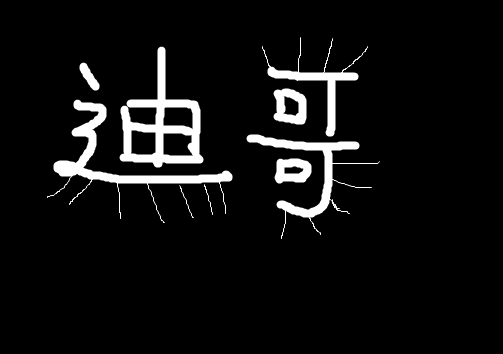
#> input picture base_point/01_Picture/05_Dige.png, 503 x 354 px
$ jupyter execute '13_开运算与闭运算.ipynb'   (shell and % lines are left out)
#> lines starting #> are read from the running program, lines starting #| are printed output that depends on the picture; after the words box and inside, x2 and y2 are one past the last pixel; in counts of white or black regions, pixels touching at a corner belong together
# 开运算与闭运算

# 1. 开运算

[cell 1]
import cv2 #opencv的缩写为cv2
import matplotlib.pyplot as plt # matplotlib库用于绘图展示
import numpy as np   # numpy数值计算工具包

# 魔法指令，直接展示图，Jupyter notebook特有

[cell 2]
# 开：先腐蚀，再膨胀
img = cv2.imread('01_Picture/05_Dige.png')
#> img is the input picture: shape (354, 503, 3); min 0, max 255, mean 15.9

kernel = np.ones((5,5),np.uint8)
opening = cv2.morphologyEx(img,cv2.MORPH_OPEN,kernel)

cv2.imshow('opening',opening)
cv2.waitKey(0)
cv2.destroyAllWindows()

# 2. 闭运算

[cell 3]
# 闭：先膨胀，再腐蚀
img = cv2.imread('01_Picture/05_Dige.png')

kernel = np.ones((5,5),np.uint8)
closing = cv2.morphologyEx(img,cv2.MORPH_CLOSE,kernel)

cv2.imshow('closing',closing)
cv2.waitKey(0)
cv2.destroyAllWindows()

# 3. 梯度运算

[cell 4]
# 梯度 = 腐蚀-膨胀
pie = cv2.imread('01_Picture/06_pie.png')
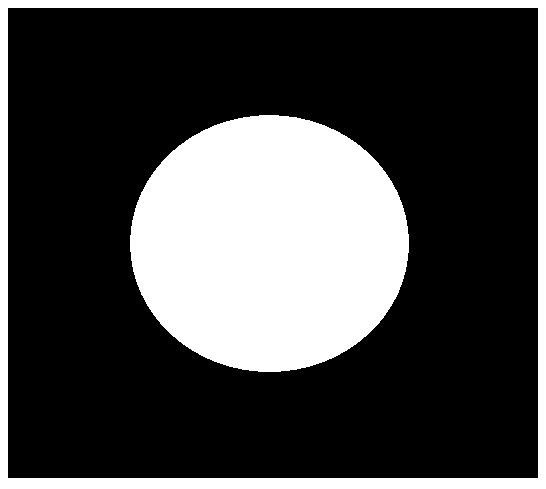
#> input picture base_point/01_Picture/06_pie.png, 546 x 489 px
#> pie is the input picture: shape (489, 546, 3); 27.8% white; 2 white regions, box (x1, y1, x2, y2) and area: (130, 115, 409, 372) 56244, (0, 0, 546, 489) 17894

kernel = np.ones((7,7),np.uint8)
dilate = cv2.dilate(pie,kernel,iterations=5)
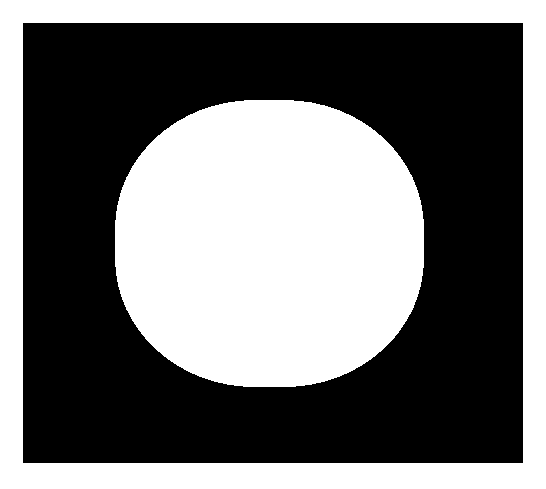
#> dilate: shape (489, 546, 3); 45% white; 2 white regions, box (x1, y1, x2, y2) and area: (115, 100, 424, 387) 73224, (0, 0, 546, 489) 46994
erosion = cv2.erode(pie,kernel,iterations=5)
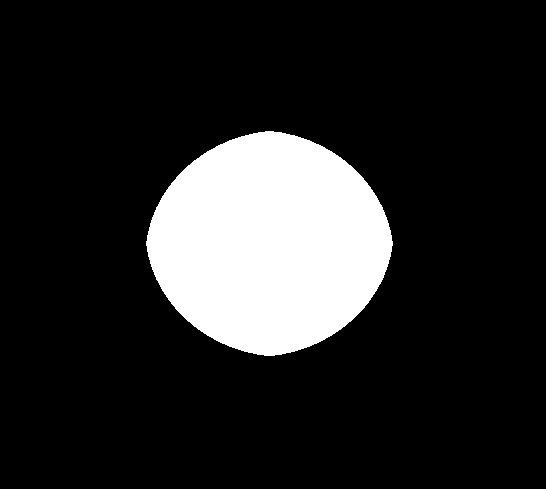
#> erosion: shape (489, 546, 3); 15.4% white; 1 white region, box (x1, y1, x2, y2) and area: (146, 131, 393, 356) 41105

res = np.hstack((dilate,erosion))
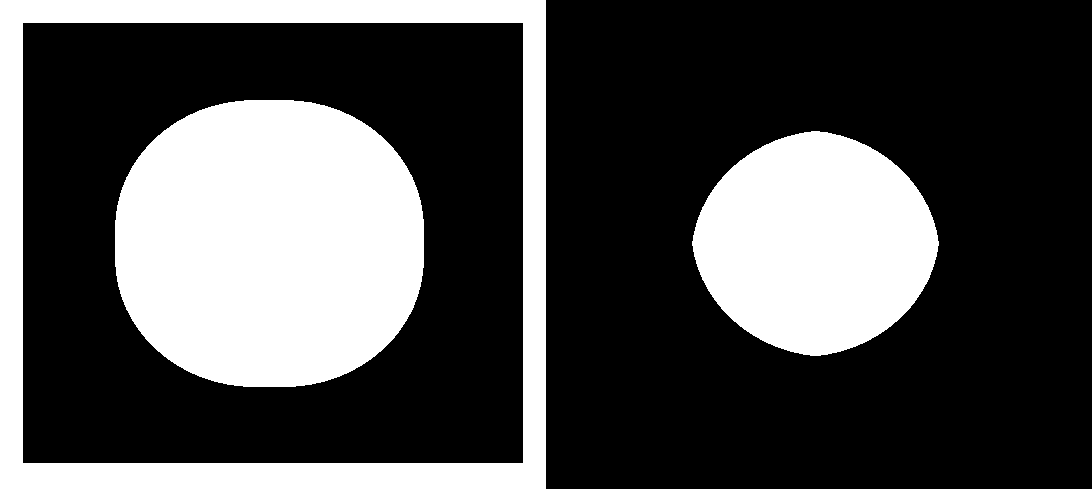
#> res: shape (489, 1092, 3); 30.2% white; 3 white regions, box (x1, y1, x2, y2) and area: (115, 100, 424, 387) 73224, (0, 0, 546, 489) 46994, (692, 131, 939, 356) 41105

cv2.imshow('res',res)
cv2.waitKey(0)
cv2.destroyAllWindows()

[cell 5]
gradient = cv2.morphologyEx(pie,cv2.MORPH_GRADIENT,kernel)
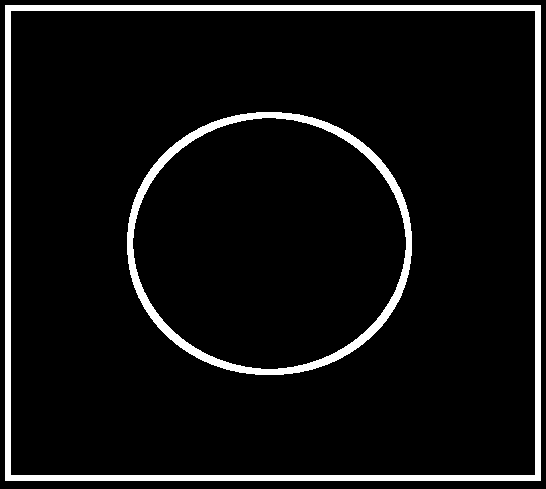
#> gradient: shape (489, 546, 3); 6.9% white; 2 white regions, box (x1, y1, x2, y2) and area: (5, 5, 541, 481) 12000, (127, 112, 412, 375) 6432
cv2.imshow('gradient',gradient)
cv2.waitKey(0)
cv2.destroyAllWindows()
